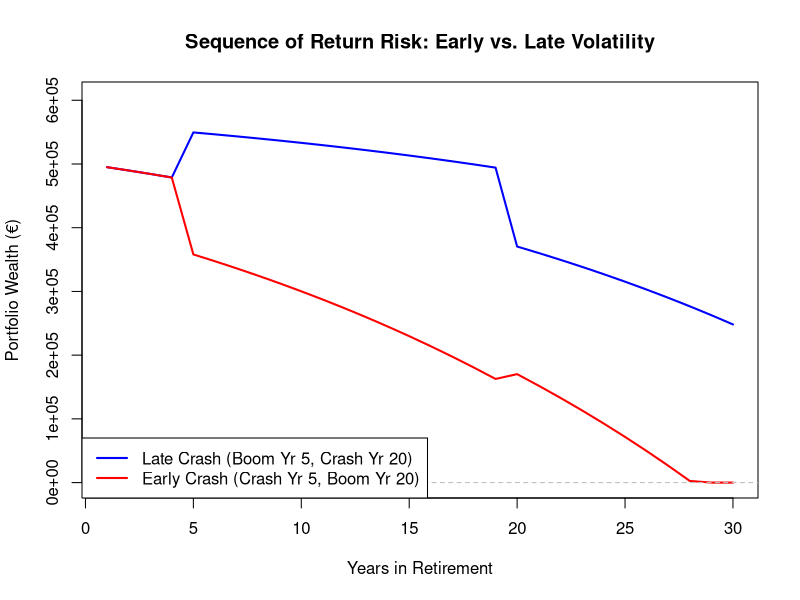

Reproduce this figure in R.
initial_wealth <- 500000
annual_withdrawal_rate <- 0.05
annual_withdrawal <- initial_wealth * annual_withdrawal_rate
years <- 30

returns_early_crash <- rep(0.04, years)
returns_late_crash <- rep(0.04, years)

returns_early_crash[5] <- -0.2
returns_early_crash[20] <- 0.2

returns_late_crash[5] <- 0.2
returns_late_crash[20] <- -0.2

wealth_early <- numeric(years)
wealth_late <- numeric(years)

current_early <- initial_wealth
current_late <- initial_wealth

for(t in 1:years) {
  current_early <- current_early * (1 + returns_early_crash[t]) - annual_withdrawal
  current_late  <- current_late * (1 + returns_late_crash[t]) - annual_withdrawal
  
  wealth_early[t] <- max(current_early, 0)
  wealth_late[t]  <- max(current_late, 0)
}

plot(1:years, wealth_late, type="l", col="blue", lwd=2,
     ylim=c(0, max(wealth_late) * 1.1), 
     xlab="Years in Retirement",
     ylab="Portfolio Wealth (€)", 
     main="Sequence of Return Risk: Early vs. Late Volatility")

lines(1:years, wealth_early, col="red", lwd=2)

abline(h=0, lty=2, col="gray")

legend("bottomleft", 
       legend=c("Late Crash (Boom Yr 5, Crash Yr 20)", 
                "Early Crash (Crash Yr 5, Boom Yr 20)"),
       col=c("blue", "red"), lwd=2)
